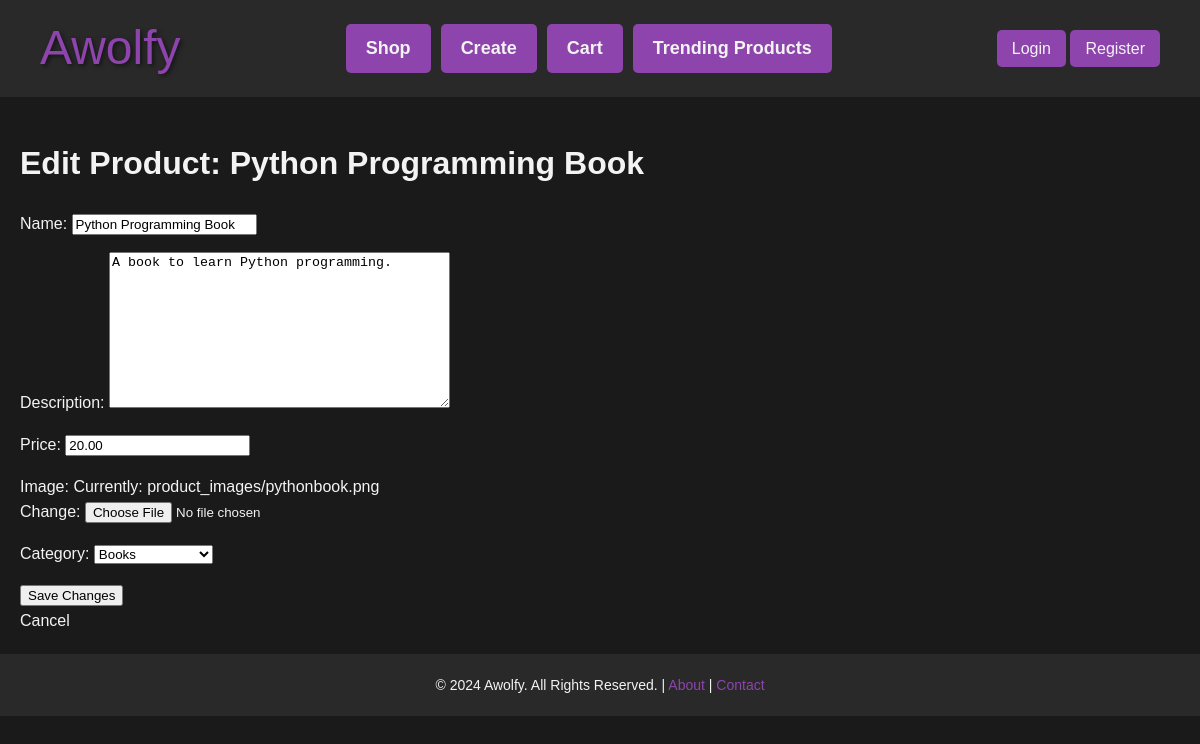
The page /products/edit/6/ on the database its author committed.
### products/models.py (models this page shows, shortened)
class Product(models.Model):
    user = models.ForeignKey(User, on_delete=models.CASCADE, related_name="products")
    name = models.CharField(max_length=200)
    description = models.TextField()
    price = models.DecimalField(max_digits=10, decimal_places=2)
    stock = models.PositiveIntegerField()
    category = models.ForeignKey('Category', on_delete=models.CASCADE, related_name="products_category")
    image = models.ImageField(upload_to='product_images/', blank=True, null=True)
    created_at = models.DateTimeField(auto_now_add=True)
    slug = models.SlugField(unique=True, blank=True)  # Added slug field

class Category(models.Model):
    name = models.CharField(max_length=200, unique=True)
    slug = models.SlugField(unique=True)
    def __str__(self):
        return self.name

### shop/views.py (the view)
# urls.py: path('edit/<int:product_id>/', edit_product, name='edit_product'),
def edit_product(request, product_id):
    product = get_object_or_404(Product, id=product_id)
    if request.method == "POST":
        form = ProductForm(request.POST, request.FILES, instance=product)
        if form.is_valid():
            form.save()
            return redirect('shop:shop_index')
    else:
        form = ProductForm(instance=product)
    return render(request, 'shop/edit_product.html', {'form': form, 'product': product})

### shop/forms.py
class ProductForm(forms.ModelForm):
    class Meta:
        model = Product
        fields = ['name', 'description', 'price', 'image', "category"]

### core/context_processors.py (called while the page is built)
def categories_processor(request):
    return {
        'categories': Category.objects.all()
    }

### products/context_processors.py (called while the page is built)
def categories_context_processor(request):
    categories = Category.objects.all()  # Fetch all categories
    return {'categories': categories}

### shop/templates/shop/edit_product.html (shortened to what this page needs)
{% extends 'core/base.html' %}
{% block content %}
<h1>Edit Product: {{ product.name }}</h1>
<form method="POST" enctype="multipart/form-data">
    {{ form.as_p }}
    <button type="submit">Save Changes</button>
</form>
<a href="{% url 'shop:shop_index' %}">Cancel</a>
{% endblock %}

### core/static/core/style.css (style rules this page uses)
body { font-family: 'Bebas Neue', sans-serif; margin: 0; padding: 0; background-color: #f8f9fa; color: #333; line-height: 1.6; }
a { text-decoration: none; color: inherit; transition: color 0.2s ease-in-out; }

### core/templates/core/base.html (style rules this page uses)
body { background-color: #1a1a1a; color: #f3f3f3; font-family: Arial, sans-serif; margin: 0; padding: 0; }

### rows shown on the page
Product: name "Python Programming Book", description "A book to learn Python programming.", price "20.00", category "Books"
